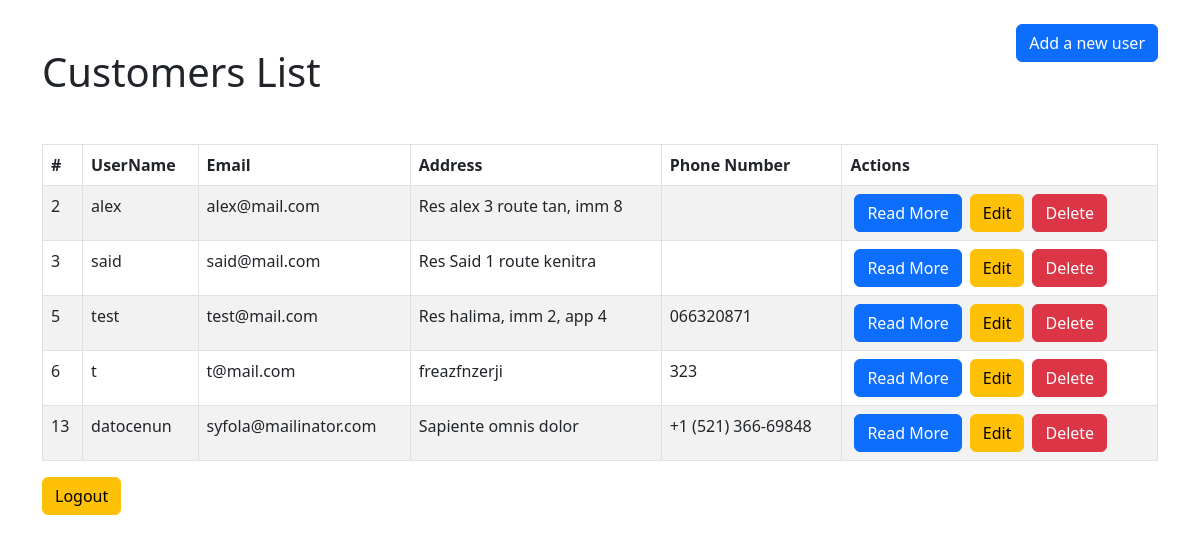
The app's page /admin/customers/index.php (signed in) with its own data.
### tables this page shows
CREATE TABLE `users` (
  `id` int(11) NOT NULL,
  `username` varchar(255) NOT NULL,
  `email` varchar(255) NOT NULL,
  `address` varchar(100) DEFAULT NULL,
  `phone_number` varchar(20) DEFAULT NULL,
  `password` varchar(255) NOT NULL,
  `is_admin` tinyint(1) NOT NULL DEFAULT 0,
  `archived` tinyint(1) NOT NULL DEFAULT 0
);

### admin/customers/index.php (the view, shortened to what this page needs)
<!DOCTYPE html>
<html lang="en">
<head>
    <link href="https://cdn.jsdelivr.net/npm/bootstrap@5.2.3/dist/css/bootstrap.min.css" rel="stylesheet">
</head>
<body>
<div class="container">
        <header class="d-flex justify-content-between my-4">
            <h1 class="text-center my-4">Customers List</h1>
            <div>
                <a href="create.php" class="btn btn-primary">Add a new user</a>
            </div>
        </header>
        <table class="table table-bordered table-striped">
            <thead>
                <tr>
                    <th>#</th>
                    <th>UserName</th>
                    <th>Email</th>
                    <th>Address</th>
                    <th>Phone Number</th>
                    <th>Actions</th>
                </tr>
            </thead>
            <tbody>
               <?php
        require_once "../../includes/db_connect.php";
        $sql = "SELECT * FROM users WHERE is_admin=0 AND archived=0";
                    $result = mysqli_query($conn, $sql);
                    if(mysqli_num_rows($result) > 0){
                        while($row = mysqli_fetch_assoc($result)){
                            echo "<tr>";
                            echo "<td>".$row['id']."</td>";
                            echo "<td>".$row['username']."</td>";
                            echo "<td>".$row['email']."</td>";
                            echo "<td>".$row['address']."</td>";
                            echo "<td>".$row['phone_number']."</td>";
                            echo "<td>";
                            echo "<a href='view.php?id=".$row['id']."' class='btn btn-primary mx-1'>Read More</a>";
                            echo "<a href='edit.php?id=".$row['id']."' class='btn btn-warning mx-1'>Edit</a>";
                            echo "<a href='delete.php?id=".$row['id']."' class='btn btn-danger mx-1'>Delete</a>";
                            echo "</td>";
                            echo "</tr>";
                        }
                    }else{
                        echo "<tr><td colspan='6'>No Customers were found</td></tr>";
                    }
                ?>
            </tbody>
        </table>
        <a href="../logout.php" class="btn btn-warning ">Logout</a>
</div>
</body>
</html>

### records on screen
users: id "2", username "alex", email "alex@mail.com", address "Res alex 3 route tan, imm 8"
users: id "3", username "said", email "said@mail.com", address "Res Said 1 route kenitra"
users: id "5", username "test", email "test@mail.com", address "Res halima, imm 2, app 4", phone_number "066320871"
users: id "6", username "t", email "t@mail.com", address "freazfnzerji", phone_number "323"
users: id "13", username "datocenun", email "syfola@mailinator.com", address "Sapiente omnis dolor", phone_number "+1 (521) 366-69848"
